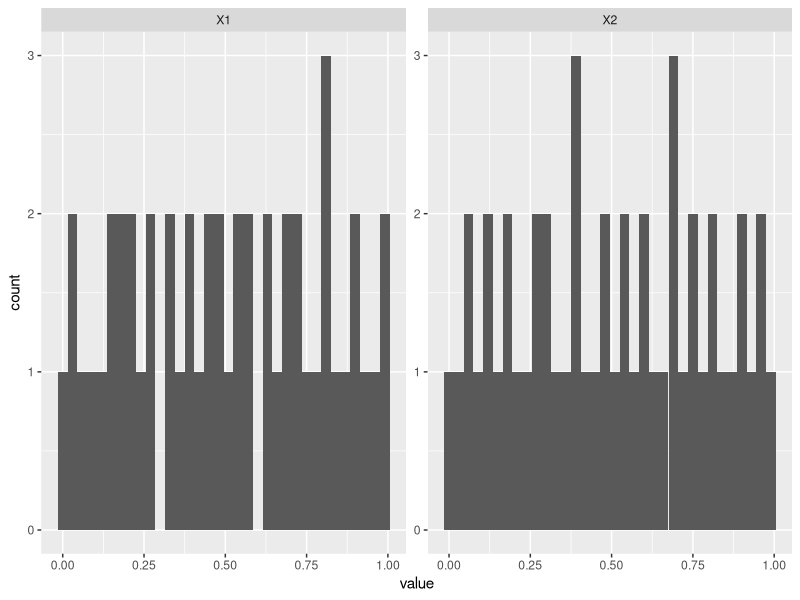
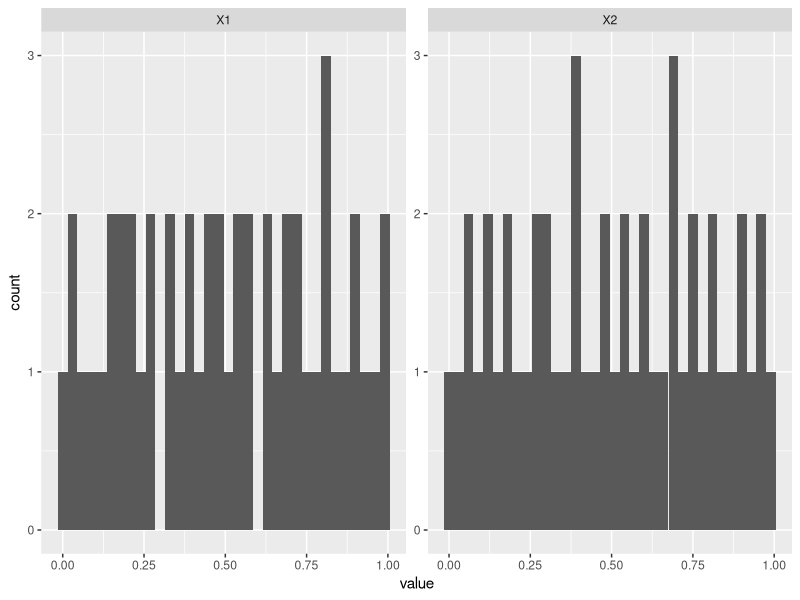

Here is the R script that generated these plots, in order:
#Lets load the lhs library
library(lhs)
library(ggplot2)
library(reshape)

#We will use the optimum lhs algorithm
#see http://rss.acs.unt.edu/Rdoc/library/lhs/html/optimumLHS.html

#Model design parameters
numberOfExperiments = 50	# How many experiments can we afford ?
numberOfParameters = 2

#Algorithm settings
maxSweeps=50	 		# The maximum number of times the algorithm may iterate ?
eps=.1				    # The optimal stopping criterion

#we need to put the matrix in a data frame, so it gets headers etc, so we can work with it.
lhs=data.frame(optimumLHS(numberOfExperiments, numberOfParameters, maxSweeps, eps))

#make a histogram of each variable.
#We will do this to visualy inspect the uniformity of the data.

#We need to put the data in a two columns [ variable, value], or [X1, 0.223], so that we can plot it.
lhsMelt = melt(lhs)

#We will use 30 bins for each histogram
simpleHistogram = ggplot(data=lhsMelt, aes(x=value)) + geom_histogram(binwidth = 0.03) + facet_wrap(~ variable, scales="free") 
print(simpleHistogram)
ggsave(simpleHistogram, file="ExperimentDistributionHistogram.png") 



#Now we must scale the sample values so that we get paramter values out.
#LSH gives you numbers from [0 1]
#There are a few ways to do this.
#
# The seven parameters that need to be taken into account for experiment 1:
# 1. The sharing resources - from 0.05 to 0.75
# 2. The creation threshold - from 0.01 to 0.25

# 3. The affiliation weight 2 - from 0.8 to 0.9
# 4. The affiliation weight 3 - from 0.9 to 1.0
# 5. The affiliation distribution 1 - from 25 to 50
# 6. The affiliation distribution 2 - from 25 to 50
# 7. The elecorate influence on policymakers - from 0.001 to 0.010
# 8. The resource potency parameter - from 1 to 10
# 9. The resource weight action - from 0.05 to 0.20
# 10. The trust decay coefficient - from 0.01-0.10
# 11. The conflict level coefficient 1 - from 0.7 to 0.8
# 12. The conflict level coefficient 2 - from 0.8 to 0.9
# 13. The conflict level coefficient 3 - from 0.9 to 1.0
# 14. The team gap in belief - from 0.6 to 1.0
# 15. The team gap in closeness of problem - fom 0.2 to 0.7
# 16. The team gap in closeness of policy - from 0.2 to 0.7
# 17. The ACF threshold - from 0.15 to 0.55

# 1. The sharing resources
lhs$X1 = 0.05+lhs$X1*0.70

# 2. The creation threshold
lhs$X2 = 0.01+lhs$X2*0.24

# 4. The affiliation weight 3
#lhs$X4 = 0.9

# 5. The affiliation distribution 1
#lhs$X5 = 33
#lhs$X5 = 1+lhs$X5*49

# 6. The affiliation distribution 2
#lhs$X6 = 0

# 7. The elecorate influence on policymakers
#lhs$X7 = 0.001+lhs$X7*0.009
#lhs$X7 = 0.001

# 8. The resource potency parameter
#lhs$X8 = 1+lhs$X8*9
#lhs$X8 = 1

# 9. The resource weight action
#lhs$X9 = 0.05+lhs$X9*0.15
#lhs$X9 = 0.1

# 10. The trust decay coefficient - from 0.01-0.10
#lhs$X10 = 0.01+lhs$X10*0.09
#lhs$X10 = 0.05

# 11. The conflict level coefficient 1 - from 0.7 to 0.8
#lhs$X11 = 0.7+lhs$X11*0.1
#lhs$X11 = 0.7

# 12. The conflict level coefficient 2 - from 0.8 to 0.9
#lhs$X12 = 0.8+lhs$X12*0.1
#lhs$X12 = 0.8

# 13. The conflict level coefficient 3 - from 0.9 to 1.0
#lhs$X13 = 0.9+lhs$X13*0.1
#lhs$X13 = 0.9

# 14. The team gap in belief - from 0.6 to 1.0
#lhs$X14 = 0.6+lhs$X14*0.4
#lhs$X14 = 0.8

# 15. The team gap in closeness of problem - fom 0.2 to 0.7
#lhs$X15 = 0.2+lhs$X15*0.5
#lhs$X15 = 0.5

# 16. The team gap in closeness of policy - from 0.2 to 0.7
#lhs$X16 = 0.2+lhs$X16*0.5
#lhs$X16 = 0.5

# 17. The ACF threshold - from 0.15 to 0.55
#lhs$X17 = 0.15+lhs$X17*0.4
#lhs$X17 = 0.35

#1. our parameter value goes from [0  X]
#2. we have a base value and add a arange to it [x+0 x+y]
#3. a parameter is a boolean
#4. a parameter is a switch 1,2,3

#X1 whould be sweeped from [0 250]
#lhs$X1=lhs$X1*250

#X2 is swept from [300 350]
#lhs$X2=300+lhs$X2*50

#X3 is a boolean. If the sample value is below 0.5 is is TRUE, otherwise it is FALSE
#We ave to set the >= 0.5 first, otehrwise everything gets set to false.
#lhs$X3[which(lhs$X3 >= 0.5)] = "false"
#lhs$X3[which(lhs$X3 < 0.5)] = "true"

#x4 is a switch variable, having n possible values, 1,2,3...n We partition the [0 1] space into n parts, and test whether the value fall in, and assign a value to it.
#partitions=5

# we count backwards to avoid overwriting the values we already set to 1.
#for (i in partitions:1) {
#lhs$X4[which(lhs$X4 > (i-1)/partitions & lhs$X4 <= i/partitions)] = i
#}



#Now, lets save the data to a space separated file, no row or column names. 
#Note that we ARE NOT using CSV, as NetLogos file-read function expects space separated values
#You have to be careful when you read the experiment into NetLogo, to get the same order of parameters right.
write.table(lhs,file="inputs_LHS_8.data",sep=",",row.names = FALSE,col.names = FALSE,quote = FALSE)

#This data file can be read into NetLogo and parameter values set up. See LhsExperiment.nlogo for a exampel how to do this.
